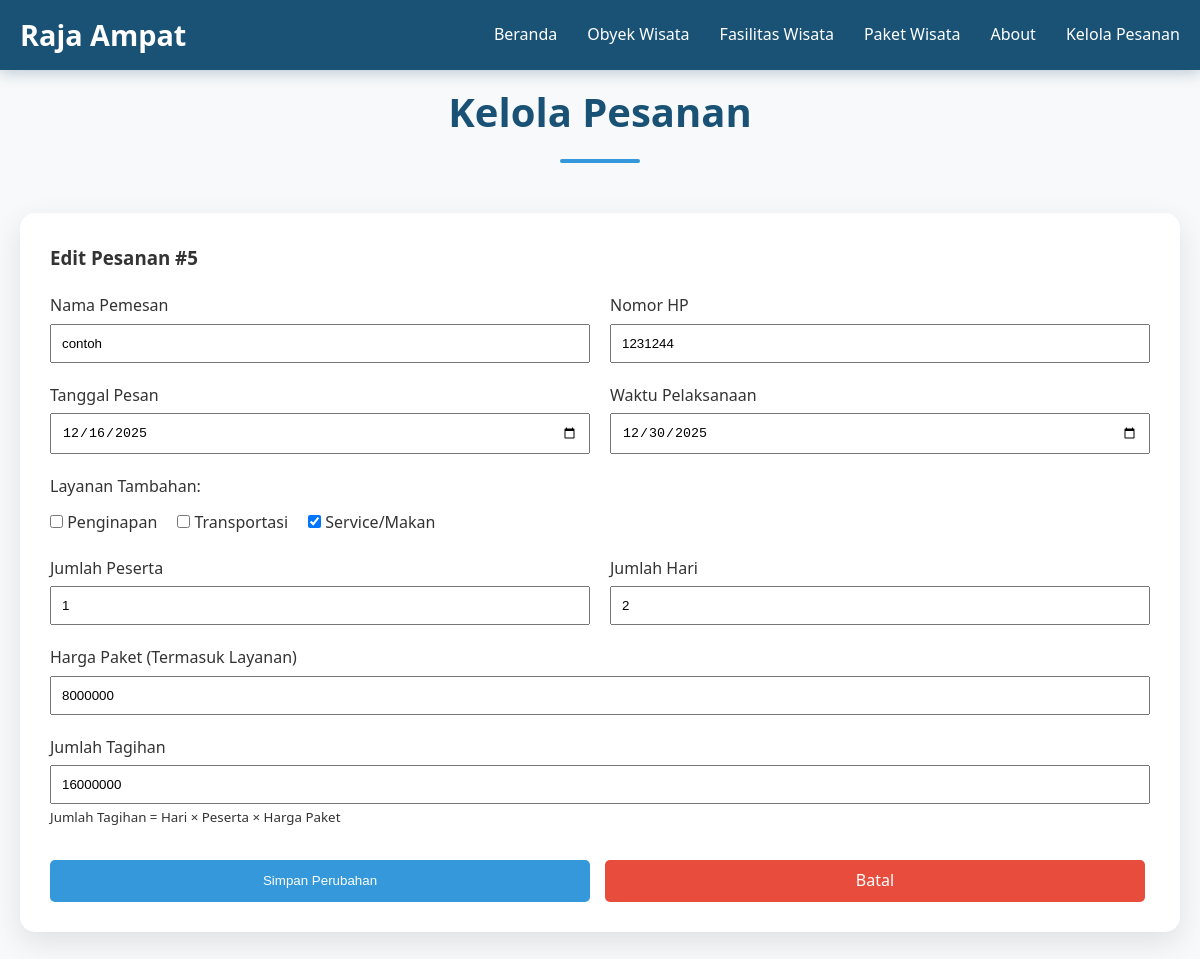
The page /modifikasi_pesanan.php?edit=5 on the database its author committed.
### tables this page shows
CREATE TABLE `pesanan` (
  `id` int(11) NOT NULL,
  `nama_pemesan` varchar(100) NOT NULL,
  `nomor_hp` varchar(20) NOT NULL,
  `tanggal_pesan` date NOT NULL,
  `waktu_pelaksanaan` date NOT NULL,
  `penginapan` tinyint(1) DEFAULT 0,
  `transportasi` tinyint(1) DEFAULT 0,
  `service_makan` tinyint(1) DEFAULT 0,
  `jumlah_peserta` int(11) NOT NULL,
  `jumlah_hari` int(11) NOT NULL,
  `harga_paket` int(11) NOT NULL,
  `jumlah_tagihan` int(11) NOT NULL,
  `created_at` timestamp NOT NULL DEFAULT current_timestamp()
);

### modifikasi_pesanan.php (the view, shortened to what this page needs)
<?php
require_once 'koneksi.php';
$edit_data = null;
if (isset($_GET['edit'])) {
    $edit_id = (int)$_GET['edit'];
    $edit_sql = "SELECT * FROM pesanan WHERE id = $edit_id";
    $edit_result = mysqli_query($conn, $edit_sql);
    if ($edit_result && mysqli_num_rows($edit_result) > 0) {
        $edit_data = mysqli_fetch_assoc($edit_result);
    }
}
?>
<!DOCTYPE html>
<html lang="id">
<head>
    <link rel="stylesheet" href="style.css">
</head>
<body>
    <?php include 'navbar.php'; ?>
    <section class="admin-section">
        <div class="container">
            <h2 class="section-title">Kelola Pesanan</h2>
            <div class="admin-container">
                <?php if ($edit_data): ?>
                    <h3>Edit Pesanan #<?php echo $edit_data['id']; ?></h3>
                    <form method="POST" action="" style="margin-top: 20px;">
                        <div style="display: grid; grid-template-columns: 1fr 1fr; gap: 20px; margin-bottom: 20px;">
                            <div>
                                <label>Nama Pemesan</label>
                                <input type="text" name="nama" value="<?php echo htmlspecialchars($edit_data['nama_pemesan']); ?>" required style="width: 100%; padding: 10px; margin-top: 5px;">
                            </div>
                            <div>
                                <label>Nomor HP</label>
                                <input type="tel" name="nomor_hp" value="<?php echo htmlspecialchars($edit_data['nomor_hp']); ?>" required style="width: 100%; padding: 10px; margin-top: 5px;">
                            </div>
                        </div>
                        <div style="display: grid; grid-template-columns: 1fr 1fr; gap: 20px; margin-bottom: 20px;">
                            <div>
                                <label>Tanggal Pesan</label>
                                <input type="date" name="tanggal_pesan" value="<?php echo $edit_data['tanggal_pesan']; ?>" required style="width: 100%; padding: 10px; margin-top: 5px;">
                            </div>
                            <div>
                                <label>Waktu Pelaksanaan</label>
                                <input type="date" name="waktu_pelaksanaan" value="<?php echo $edit_data['waktu_pelaksanaan']; ?>" required style="width: 100%; padding: 10px; margin-top: 5px;">
                            </div>
                        </div>
                        <div style="margin-bottom: 20px;">
                            <label style="display: block; margin-bottom: 10px;">Layanan Tambahan:</label>
                            <div style="display: flex; gap: 20px;">
                                <label>
                                    <input type="checkbox" name="penginapan" value="1" <?php echo $edit_data['penginapan'] ? 'checked' : ''; ?>>
                                    Penginapan
                                </label>
                                <label>
                                    <input type="checkbox" name="transportasi" value="1" <?php echo $edit_data['transportasi'] ? 'checked' : ''; ?>>
                                    Transportasi
                                </label>
                                <label>
                                    <input type="checkbox" name="service_makan" value="1" <?php echo $edit_data['service_makan'] ? 'checked' : ''; ?>>
                                    Service/Makan
                                </label>
                            </div>
                        </div>
                        <div style="display: grid; grid-template-columns: 1fr 1fr; gap: 20px; margin-bottom: 20px;">
                            <div>
                                <label>Jumlah Peserta</label>
                                <input type="number" name="jumlah_peserta" value="<?php echo $edit_data['jumlah_peserta']; ?>" min="1" required style="width: 100%; padding: 10px; margin-top: 5px;">
                            </div>
                            <div>
                                <label>Jumlah Hari</label>
                                <input type="number" name="jumlah_hari" value="<?php echo $edit_data['jumlah_hari']; ?>" min="1" required style="width: 100%; padding: 10px; margin-top: 5px;">
                            </div>
                        </div>
                        <div style="margin-bottom: 20px;">
                            <label>Harga Paket (Termasuk Layanan)</label>
                            <input type="number" name="harga_paket_total" value="<?php echo $edit_data['harga_paket']; ?>" required style="width: 100%; padding: 10px; margin-top: 5px;">
                        </div>
                        <div style="margin-bottom: 20px;">
                            <label>Jumlah Tagihan</label>
                            <input type="number" name="jumlah_tagihan" value="<?php echo $edit_data['jumlah_tagihan']; ?>" required style="width: 100%; padding: 10px; margin-top: 5px;">
                            <small>Jumlah Tagihan = Hari × Peserta × Harga Paket</small>
                        </div>
                        <div style="display: flex; gap: 10px; margin-top: 30px;">
                            <button type="submit" class="action-btn edit-btn" style="flex: 1;">Simpan Perubahan</button>
                            <a href="modifikasi_pesanan.php" class="action-btn delete-btn" style="flex: 1; text-align: center; text-decoration: none;">Batal</a>
                        </div>
                    </form>
                <?php endif; ?>
            </div>
        </div>
    </section>
</body>
</html>

### style.css (style rules this page uses)
* { margin: 0; padding: 0; box-sizing: border-box; }
body { font-family: 'Segoe UI', Tahoma, Geneva, Verdana, sans-serif; line-height: 1.6; color: #333; background: #f0f8ff; }
.container { max-width: 1200px; margin: 0 auto; padding: 0 20px; }
.section-title { text-align: center; font-size: 2.5rem; margin-bottom: 50px; color: #1a5276; position: relative; }
.section-title::after { content: ''; display: block; width: 80px; height: 4px; background: #3498db; margin: 15px auto; border-radius: 2px; }
html { scroll-behavior: smooth; }

### modifikasi_pesanan.php (style rules this page uses)
.admin-section { padding: 80px 0; background: #f8f9fa; min-height: 100vh; }
.admin-container { max-width: 1200px; margin: 0 auto; background: white; padding: 30px; border-radius: 15px; box-shadow: 0 10px 30px rgba(0,0,0,0.1); }
.action-btn { padding: 8px 15px; border: none; border-radius: 5px; cursor: pointer; margin-right: 5px; font-weight: 500; transition: all 0.3s ease; }
.edit-btn { background: #3498db; color: white; }
.delete-btn { background: #e74c3c; color: white; }

### rows shown on the page
pesanan: id "5", nama "contoh", nomor_hp "1231244", tanggal_pesan "12/16/2025", waktu_pelaksanaan "12/30/2025", service_makan "☑", jumlah_peserta "1", jumlah_hari "2", harga_paket_total "8000000", jumlah_tagihan "16000000"
